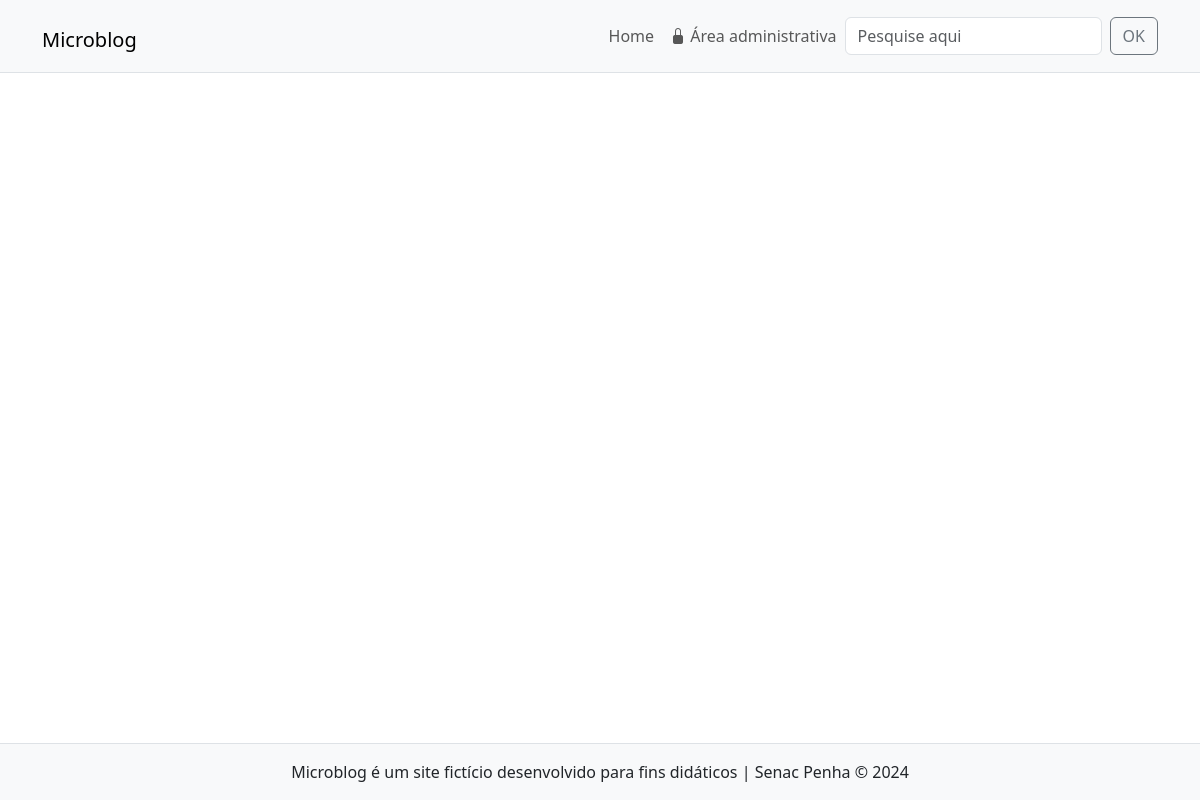
Before: / with the older database file.
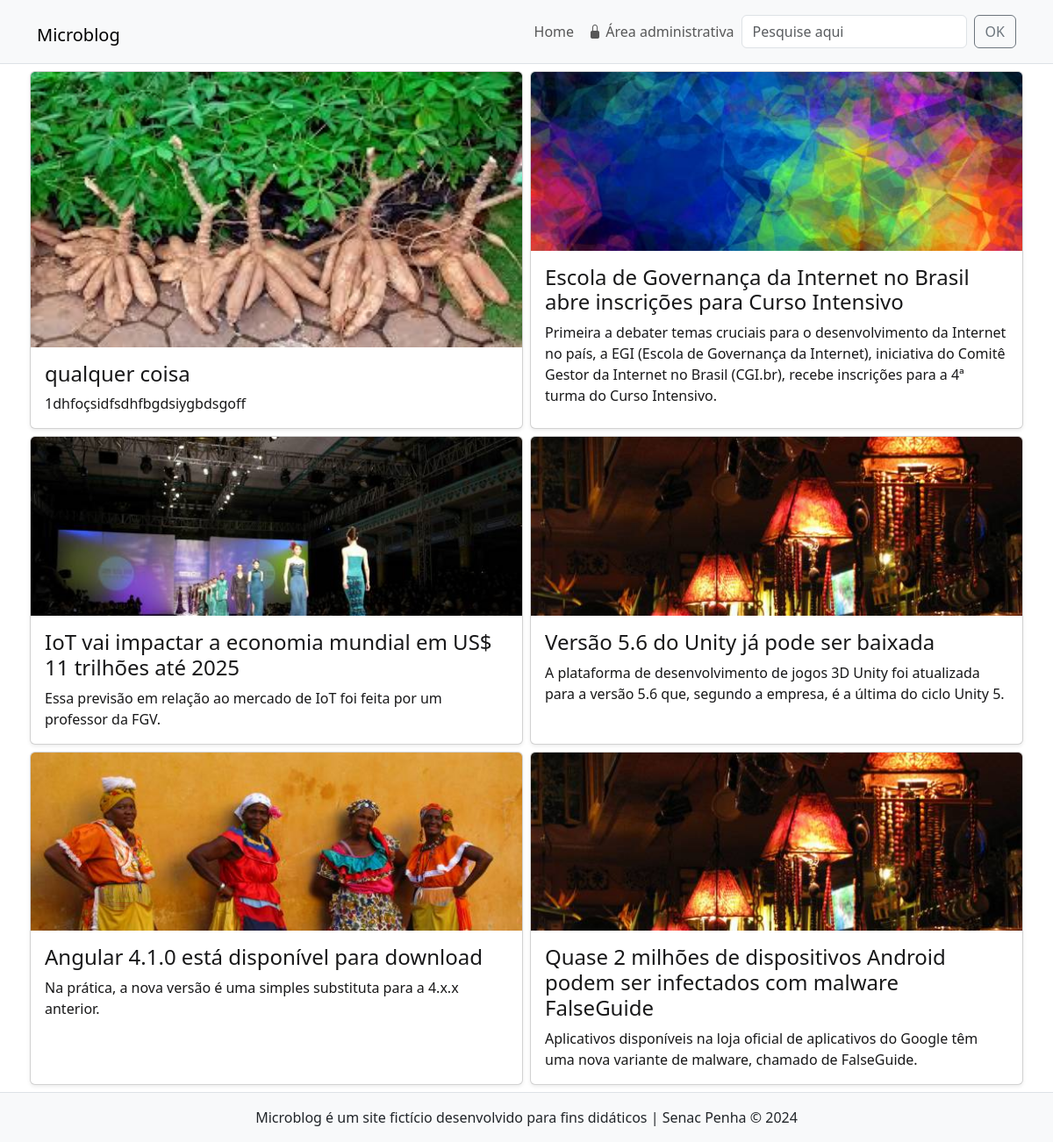
After: the same page with the newer database file.
### tables this page shows
CREATE TABLE `noticias` (
  `id` int(11) NOT NULL,
  `data` datetime NOT NULL DEFAULT current_timestamp(),
  `titulo` varchar(150) NOT NULL,
  `texto` text NOT NULL,
  `resumo` tinytext NOT NULL,
  `imagem` varchar(45) NOT NULL,
  `usuario_id` int(11) NOT NULL
);

### inc/funcoes-noticias.php (called while the page is built, shortened)
<?php
function lerTodasNoticias($conexao)
{
    $sql = "SELECT titulo, imagem, resumo, id FROM noticias ORDER BY DATA DESC";
    $resultado = mysqli_query($conexao, $sql) or die(mysqli_error($conexao));
    return mysqli_fetch_all($resultado, MYSQLI_ASSOC);
}

### index.php (the view)
<?php
require "inc/cabecalho.php";
require_once "inc/funcoes-noticias.php";
$listaDeNoticias = lerTodasNoticias($conexao);
?>
<div class="row my-1 mx-md-n1">
    <?php foreach ($listaDeNoticias as $noticia) { ?>
        <div class="col-md-6 my-1 px-md-1">
            <article class="card shadow-sm h-100">
                <a href="noticia.php?id=<?=$noticia['id']?>" class="card-link">
                    <img src="imagens/<?=$noticia['imagem']?>" class="card-img-top" alt="">
                    <div class="card-body">
                        <h3 class="fs-4 card-title"><?=$noticia['titulo']?></h3>
                        <p class="card-text"><?=$noticia['resumo']?></p>
                    </div>
                </a>
            </article>
        </div>
    <?php } ?>
</div>
<?php
require_once "inc/rodape.php";
?>

### inc/cabecalho.php (shortened to what this page needs)
<!DOCTYPE html>
<html lang="pt-br" class="h-100">
<head>
<link href="https://cdn.jsdelivr.net/npm/bootstrap@5.3.3/dist/css/bootstrap.min.css" rel="stylesheet">
<link rel="stylesheet" href="https://cdn.jsdelivr.net/npm/bootstrap-icons@1.11.3/font/bootstrap-icons.min.css">
<link rel="stylesheet" href="css/style.css">
</head>
<body class="d-flex flex-column h-100">
<header id="topo" class="border-bottom sticky-top">
<nav class="navbar navbar-expand-lg navbar-light bg-light">
  <div class="container">
    <h1 class="ms-n1"><a class="navbar-brand" href="index.php">Microblog</a></h1>
    <div class="collapse navbar-collapse" id="navbarSupportedContent">
      <ul class="navbar-nav ms-auto mb-2 mb-lg-0">
        <li class="nav-item">
          <a class="nav-link" aria-current="page" href="index.php">Home</a>
        </li>
        <li class="nav-item">
          <a class="nav-link" href="admin/index.php"><i class="bi bi-lock-fill"></i> Área administrativa</a>
        </li>
      </ul>
      <form autocomplete="off" class="d-flex" action="resultados.php" method="GET">
        <input name="busca" class="form-control me-2" type="search" placeholder="Pesquise aqui" aria-label="Pesquise aqui">
        <button class="btn btn-outline-secondary my-2 my-sm-0" type="submit">OK</button>
      </form>
    </div>
  </div>
</nav>
</header>
<main class="flex-shrink-0">
    <div class="container">

### inc/rodape.php (shortened to what this page needs)
</div>
</main>
<footer class="footer mt-auto py-3 bg-light border-top">
    <div class="container text-center">
        Microblog é um site fictício desenvolvido para fins didáticos | Senac Penha &copy; 2024
    </div>
</footer>
</body>
</html>

### css/style.css (style rules this page uses)
.card > .card-link { color: #181819; text-decoration: none; }

Changed rows visible on the page:
added noticias: imagem (picture), titulo "qualquer coisa", resumo "1dhfoçsidfsdhfbgdsiygbdsgoff"
added noticias: imagem (picture), titulo "Escola de Governança da Internet no Brasil abre inscrições para Curso Intensivo", resumo "Primeira a debater temas cruciais para o desenvolvimento da Internet no país, a EGI (Escola de Governança da Internet), iniciativa do Comitê Gestor da Internet no Brasil (CGI.br), recebe inscrições para a 4ª turma do Curso Intensivo."
added noticias: imagem (picture), titulo "IoT vai impactar a economia mundial em US$ 11 trilhões até 2025", resumo "Essa previsão em relação ao mercado de IoT foi feita por um professor da FGV."
added noticias: imagem (picture), titulo "Versão 5.6 do Unity já pode ser baixada", resumo "A plataforma de desenvolvimento de jogos 3D Unity foi atualizada para a versão 5.6 que, segundo a empresa, é a última do ciclo Unity 5."
added noticias: imagem (picture), titulo "Angular 4.1.0 está disponível para download", resumo "Na prática, a nova versão é uma simples substituta para a 4.x.x anterior."
added noticias: imagem (picture), titulo "Quase 2 milhões de dispositivos Android podem ser infectados com malware FalseGuide", resumo "Aplicativos disponíveis na loja oficial de aplicativos do Google têm uma nova variante de malware, chamado de FalseGuide."
